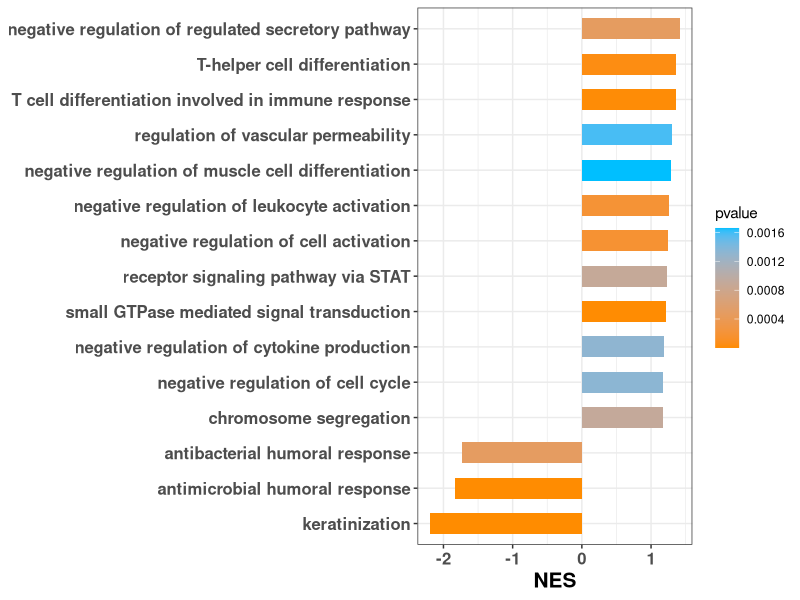

Reproduce this figure in R.
library(ggplot2)
df = read.table("./GSEA_GOBP_result_barplot.txt", header=T, sep="\t")
p = ggplot(df, aes(x=NES, y=reorder(Description, NES), fill=pvalue))+
geom_bar(stat='identity', width=0.6)+
scale_fill_gradient(low="#FF8C00", high="#00BFFF")+
theme_bw()+
theme(axis.text.x=element_text(face="bold", size=12), axis.text.y=element_text(face="bold", size=12), axis.title.y=element_blank(), axis.title.x=element_text(face="bold", size=15))
ggsave("./GSEA_GOBP_result_barplot.pdf", p, width=6, height=6)



